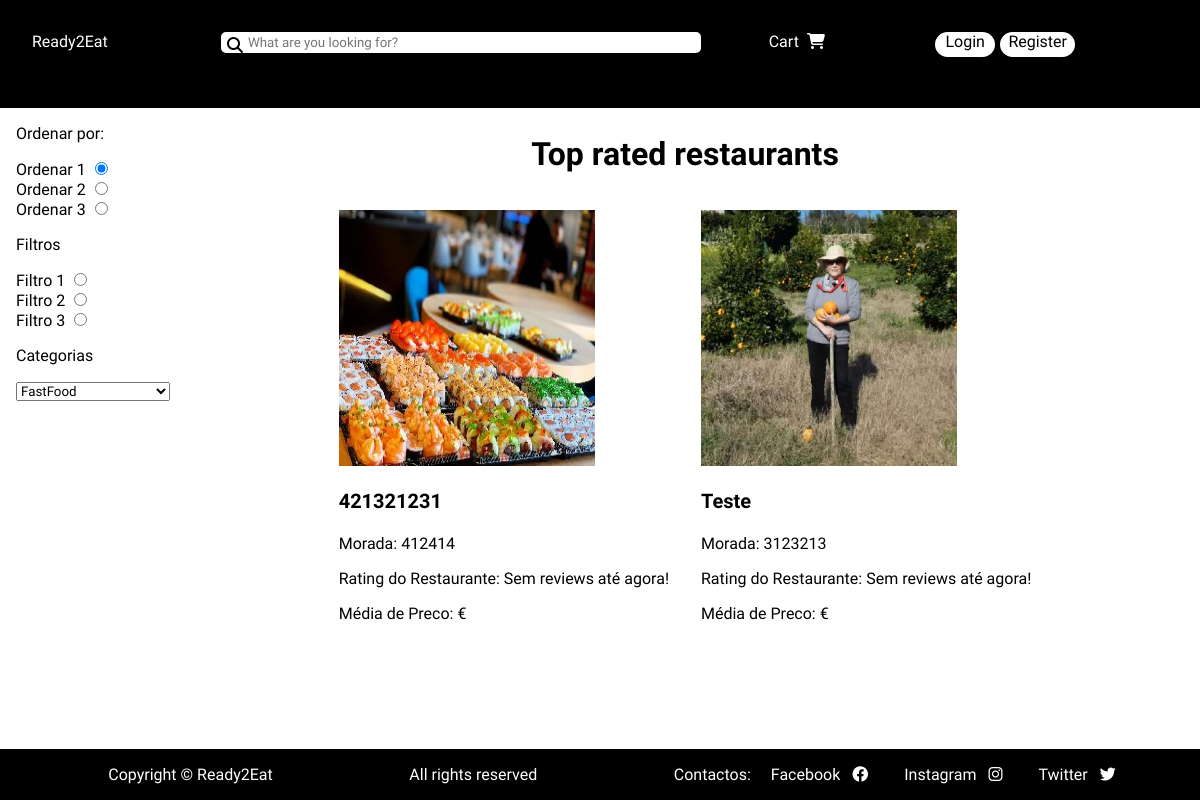
Before: / with the older database file.
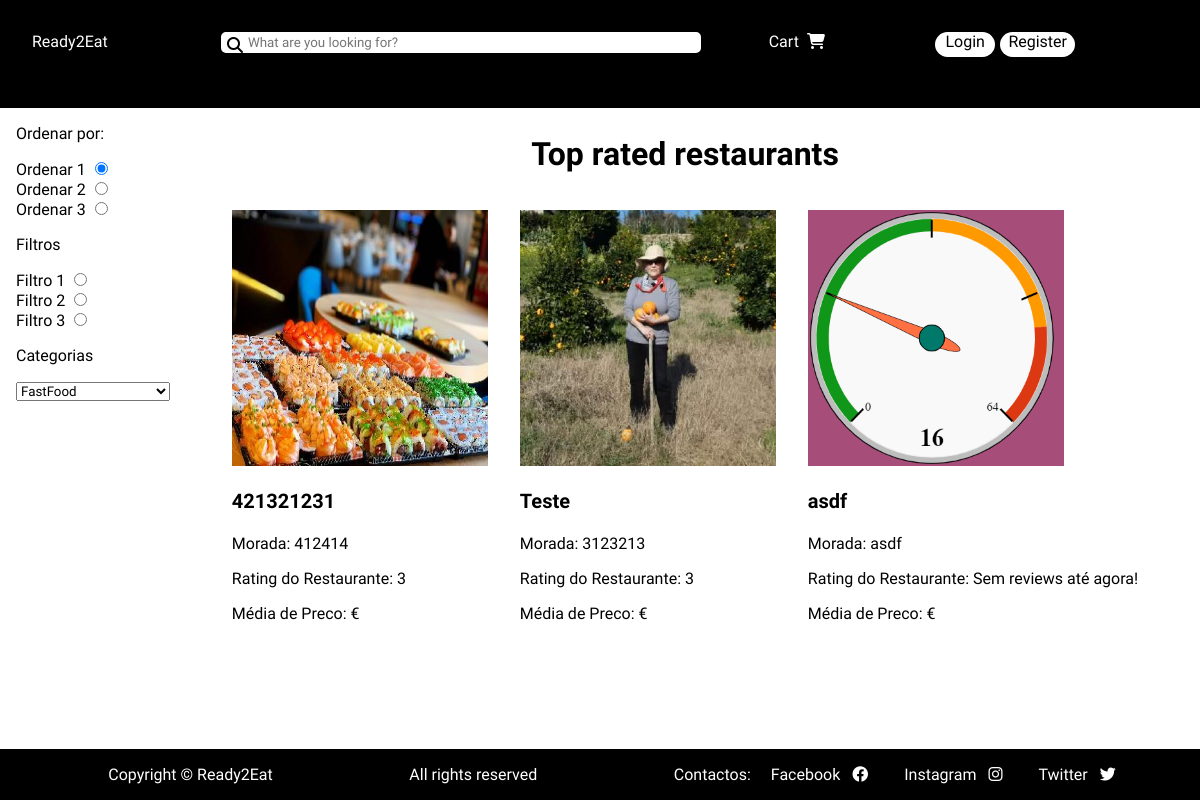
After: the same page with the newer database file.
### tables this page shows
CREATE TABLE Restaurant(
    IdRestaurant INTEGER PRIMARY KEY,
    IdOwner INTEGER,
    IdCategory INTEGER,
    name text not null,
    address text not null,
    avg_review INTEGER,
    CONSTRAINT IdRestaurantOwnerForeignKey FOREIGN KEY (IdOwner) REFERENCES Owner,
    CONSTRAINT IdCategoryForeignKey FOREIGN KEY (IdCategory) REFERENCES Category,
    check(avg_review >= 0 & avg_review <= 5)
);

### utils/session.php (called while the page is built, shortened)
<?php
class Session{
    public function isLoggedIn() : bool{
        return isset($_SESSION['id']);
    }
}
?>

### db/restaurantclass.php (called while the page is built, shortened)
<?php
    class Restaurant{
        static function getAllRestaurants(PDO $db){
            $stmt = $db->prepare('Select * From Restaurant');
            $stmt->execute();
            return $stmt->fetchAll();
        }
    }
?>

### db/review.php (called while the page is built, shortened)
<?php
    class Review{
        static function getAvgReview(PDO $db, int $IdRestaurant):?string{
            $stmt = $db->prepare('SELECT round(avg(Rating), 1) as rat from Review where IdRestaurant = ?');
            $stmt->execute(array($IdRestaurant));
            if($rating = $stmt->fetch()){
                if($rating['rat'] == NULL){
                    $msg = "Sem reviews até agora!";
                    return $msg;
                }
                return (string) $rating['rat'];
            }
            else{
                $msg = "Sem reviews até agora!";
                return $msg;
            }
        }
    }
?>

### db/categoryclass.php (called while the page is built, shortened)
<?php
    class Category
    {
        static function getAllCategories(PDO $db){
            $stmt = $db->prepare("Select * FROM Category");
            $stmt->execute();
            return $stmt->fetchAll();
        }
    }
?>

### template/mainpagecontent.php (the view, shortened to what this page needs)
<?php
    require_once(__DIR__ . '/../db/categoryclass.php');
    require_once(__DIR__ . '/../db/review.php');
function output_main_content(PDO $db, $restaurants, $categories){ ?>
<h1>Top rated restaurants</h1>
    <section id="toprated">
    <?php foreach($restaurants as $restaurant){ ?>
        <article>
            <a href="restaurantpage.php?id=<?=$restaurant['IdRestaurant']?>"><img src="images/thumbs_medium/restaurant_<?=$restaurant['IdRestaurant']?>.jpg" alt="restaurant profile picture"></a>
            <h2><a href="restaurantpage.php?id=<?=$restaurant['IdRestaurant']?>"><?=$restaurant['name']?></a></h2>
            <p>Morada: <?=$restaurant['address']?></p>
            <?php $review = Review::getAvgReview($db,(int) $restaurant['IdRestaurant']);?>
            <p>Rating do Restaurante: <?=$review?></p>
            <p>Média de Preco: <span>€</span></p>
        </article>
    <?php  } ?>
    </section>
    <aside>
        <section id="orderby">
            <p>Ordenar por:</p>
            <label for="">Ordenar 1
                <input type="radio" name="orderby" checked>
            </label>
            <label for="">Ordenar 2
                <input type="radio" name="orderby">
            </label>
            <label for="">Ordenar 3
                <input type="radio" name="orderby">
            </label>
        </section>
        <section id="filters">
            <p>Filtros</p>
            <label for="">Filtro 1
                <input type="radio" name="filter">
            </label>
            <label for="">Filtro 2
                <input type="radio" name="filter">
            </label>
            <label for="">Filtro 3
                <input type="radio" name="filter">
            </label>
        </section>
        <p>Categorias</p>
        <select>
            <?php
            foreach($categories as $category){ ?>
                <option value="<?=$category['id']?>"><?=$category['CategoryTitle']?></option>
            <?php } ?>
        </select >
    </aside>
<?php } ?>

### index.php (shortened to what this page needs)
<?php
    require_once('template/common.php');
    require_once('template/mainpagecontent.php');
    require_once('template/modalregisterloginforms.php');
    require_once('utils/session.php');
    require_once('db/connectiondb.php');
    require_once('db/categoryclass.php');
    require_once('db/restaurantclass.php');
    require_once('db/review.php');
    $db = getDatabaseConnection();
    $session = new Session();
    $categories = Category::getAllCategories($db);
    $restaurants = Restaurant::getAllRestaurants($db);
    if($session->isLoggedIn())
        output_header_loggedin($session->getName());
    else
        output_header_notloggedin();
    output_message($session);
    output_main_content($db, $restaurants, $categories);
    output_footer();
    output_modal_register_login_forms();
    echo '</body></html>'
?>

### template/common.php (shortened to what this page needs)
<?php
    require_once(__DIR__ . '/../utils/session.php');
    function output_header_notloggedin(){ ?>
    <!DOCTYPE html>
    <html lang="en">
    <head>
        <link rel="stylesheet" href="../style/style.css">
        <link rel="stylesheet" href="../style/styleRestaurantView.css">
        <link rel="stylesheet" href="../style/dishdetails.css">
        <link rel="stylesheet" href="../style/form.css">
        <link rel="stylesheet" href="../style/cartstyle.css">
        <link rel="stylesheet" href="../style/responsive.css">
        <link rel="stylesheet" href="../style/styleResponsive.css">
        <link rel="stylesheet" href="../style/styleRestaurantViewResponsive.css">
        <link rel="stylesheet" href="https://cdnjs.cloudflare.com/ajax/libs/font-awesome/6.1.1/css/all.min.css" />
    </head>
    <body>
    <header>
        <a href="index.php">Ready2Eat</a>
        <a id="shopping-cart" href="#0">Cart</a>
        <a href="#0" id="login">Login</a>
        <a href="#0" id="register">Register</a>
        <li href="" id="icon"></li>
        <label class="icon" for="icon">
            <i class="fa-solid fa-window-minimize"></i>
        </label>
        <section id="searchbar">
            <i class="fa-solid fa-magnifying-glass"></i>
            <input type="text" name="search" placeholder="What are you looking for?">
        </section>
    </header>
<?php    } ?>
<?php   function output_footer() { ?>
        <footer>
            <ul>
                <li>Copyright &#169 Ready2Eat</li>
                <li>All rights reserved</li>
                <li>Contactos:
                    <a href="">
                        Facebook
                        <i class="fa-brands fa-facebook"></i>
                    </a>
                    <a href="">
                        Instagram
                        <i class="fa-brands fa-instagram"></i>
                    </a>
                    <a href="">
                        Twitter
                        <i class="fa-brands fa-twitter"></i>
                    </a>
                </li>
            </ul>
        </footer>
<?php } ?>
<?php function output_message(Session $session){ ?>
    <section id="messages">
    </section>
<?php }?>

### template/modalregisterloginforms.php (shortened to what this page needs)
<?php  function output_modal_register_login_forms() { ?>
    <span id="forms">
    </span>
<?php } ?>

### style/style.css (style rules this page uses)
* { text-decoration: none; font-family: 'Heebo', sans-serif; }
body { margin: 0px; min-height: 100vh; display: grid; grid-template-columns: auto 1fr; grid-template-rows: auto 0.1fr auto 1fr auto; }
header { display: grid; grid-column: 1/3; grid-row-start: 1; grid-row-end: 2; grid-template-columns: 0.2fr 0.5fr auto auto auto; grid-template-rows: auto; }
header { background-color: black; padding: 2em; }
header a { color: white; }
header a:first-child { grid-column-start: 1; grid-column-end: 2; grid-row-start: 1; grid-row-end: 2; }
#searchbar { grid-column-start: 2; grid-column-end: 3; grid-row-start: 1; grid-row-end: 2; position: relative; }
#searchbar input { width: 100%; border-radius: 5px; border-color: white; border-style: solid; width: 95%; padding-left: 25px; }
#searchbar i { position: absolute; left: 6px; top: 5px; }
#shopping-cart { grid-column-start: 3; grid-column-end: 4; grid-row-start: 1; grid-row-end: 2; margin-left: 50%; }
#shopping-cart::after { content: "\f07a"; font-family: "Font Awesome 5 Free"; margin-left: 0.5em;; font-weight: 900; }
header #login { grid-column-start: 4; grid-column-end: 5; grid-row-start: 1; grid-row-end: 2; margin-left: 59%; border-radius: 15px; background: white; width: 60px; height: 25px; text-align: center; color: black; }
header a:nth-child(4) { grid-column-start: 5; grid-column-end: 6; grid-row-start: 1; grid-row-end: 2; margin-left: 1%; border-radius: 15px; background: white; width: 75px; height: 25px; text-align: center; color: black; }
h1 { grid-column-start: 2; grid-column-end: 3; grid-row-start: 3; grid-row-end: 4; text-align: center; font-weight: 900; }
aside { grid-column-start:1; grid-column-end: 2; grid-row-start: 2; grid-row-end: 4; margin-left: 1em; position: sticky; }
footer { list-style-type: none; grid-column-start: 1; grid-column-end: 3; grid-row-start: 5; grid-row-end: 6; background-color: black; position: sticky; top: 100%; }
footer ul { display: flex; flex-direction: row; justify-content: space-around; flex-wrap: nowrap; }
footer ul li { list-style: none; width: auto; }
footer ul li { color: white; float: right; }
footer ul li i { margin-left: 0.5em; }
footer ul li a { margin: 1em; }
footer ul li a { color: white; }
#toprated { grid-column-start: 2; grid-column-end: 3; grid-row-start: 4; grid-row-end: 5; display: flex; justify-content: center; flex-direction: wrap; flex-wrap: wrap; flex-grow: 1; padding-left: 0em; margin-top: 0px; }
#toprated article { margin: 1em; }
#toprated article img { height: 16em; width: 16em; display: block; }
#toprated article h2 a { color:black; font-size: 20px; font-weight: bold; }
#orderby { display: flex; flex-direction: column; }
#filters { display: flex; flex-direction: column; }
#messages { grid-column: 2/3; grid-row: 2/3; }

### style/styleRestaurantView.css (style rules this page uses)
body { margin: 0px; min-height: 100vh; display: grid; grid-template-columns: auto 1fr; grid-template-rows: auto 0.01fr auto 1fr auto; }

### style/form.css (style rules this page uses)
* { text-decoration: none; font-family: 'Heebo', sans-serif; }

Changed rows visible on the page:
computed for restaurant (number 1 of 3 on the later page): review "Sem reviews até agora!" → "3"
computed for restaurant "Teste": review "Sem reviews até agora!" → "3"
added restaurant: shows a picture, name "asdf", address "asdf", review "Sem reviews até agora!"
